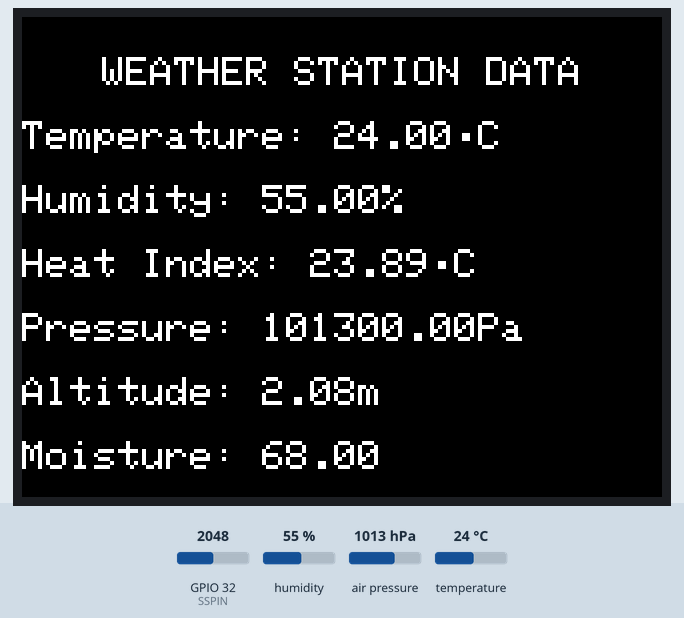
Simulated run of this sketch. Board: ESP32. Parts: 320×240 colour display. The inputs (shaded band) are chosen by the test bench; at power-on: humidity 55 %, air pressure 1013 hPa, GPIO 32 (SSPIN) = 2048, temperature 24 °C. WiFi joins after 1.5 s; servers stay silent unless stated; the local clock reads 2024-03-15 10:24:30 at power-on unless the sketch sets it; random numbers use the default seed unless the sketch sets one; no MQTT or app messages arrive unless stated; what the sketch prints to the serial monitor is not drawn.

Above: at 9.5 s.
9.6 s: humidity set to 22 %
At 11.1 s:
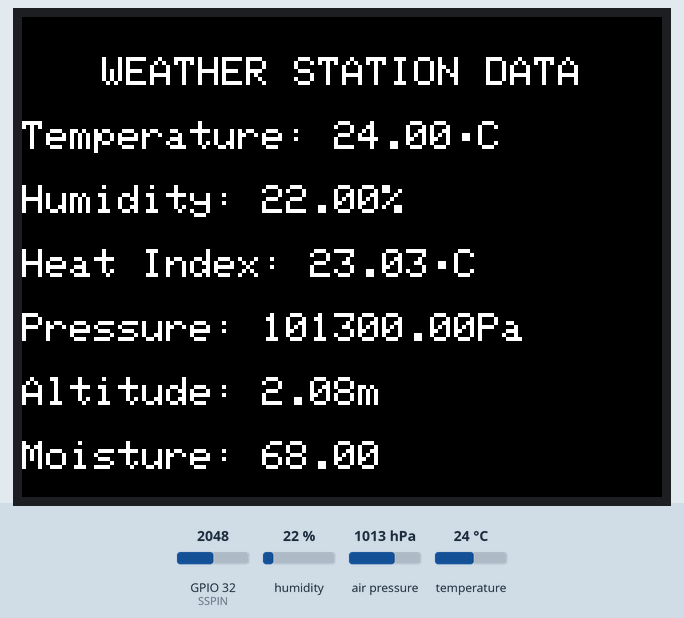
12.0 s: air pressure set to 952 hPa
At 13.7 s:
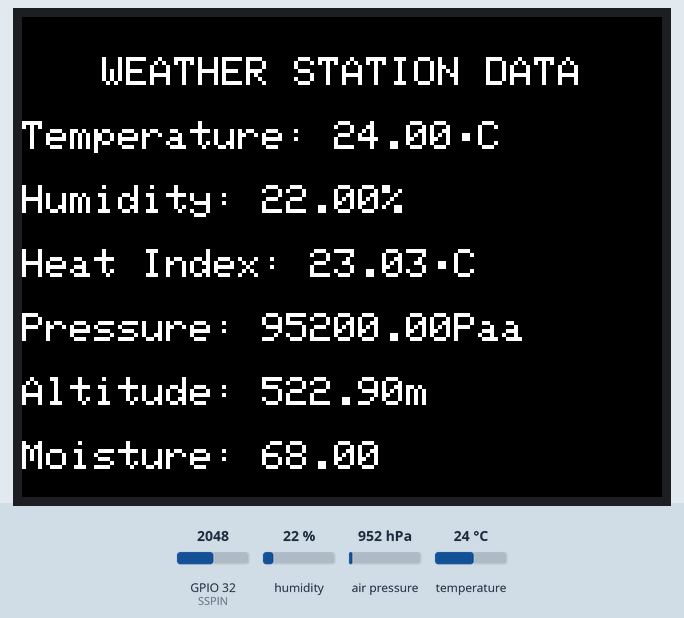
14.2 s: GPIO 32 (SSPIN) set to 2866
16.3 s: temperature set to 12 °C
At 17.9 s:
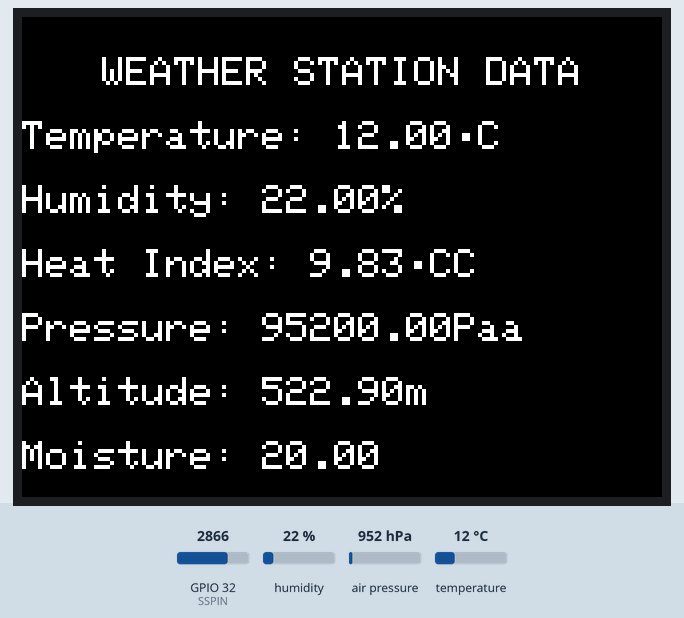
18.4 s: air pressure set to 975 hPa
At 20.3 s:
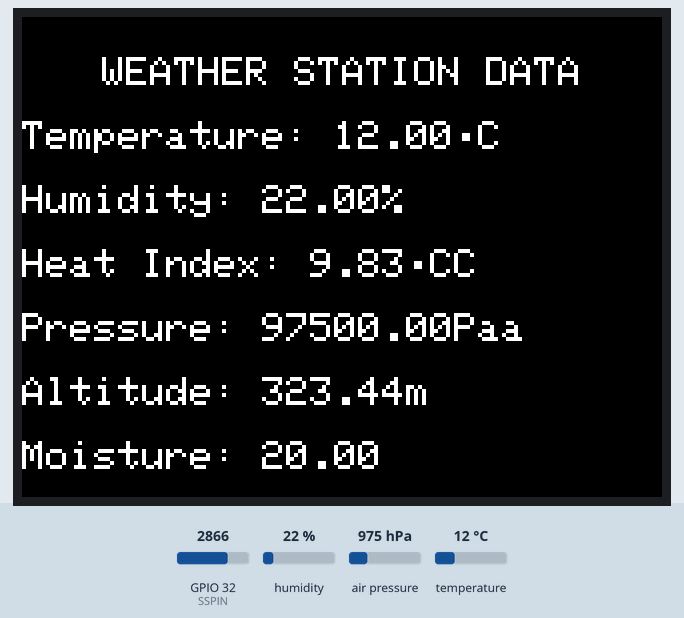
20.6 s: GPIO 32 (SSPIN) set to 3972
At 21.6 s:
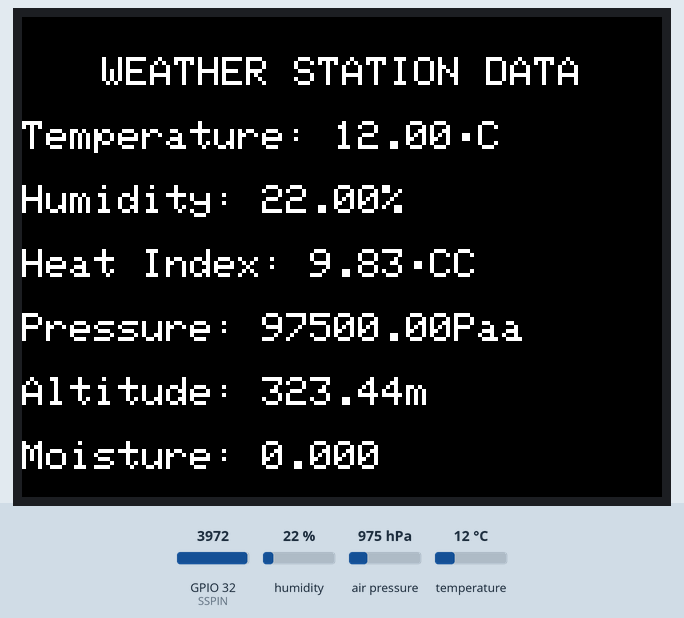
Timing chart, 0 to 23.6 s (numbered marks = the images above; inputs shaded):
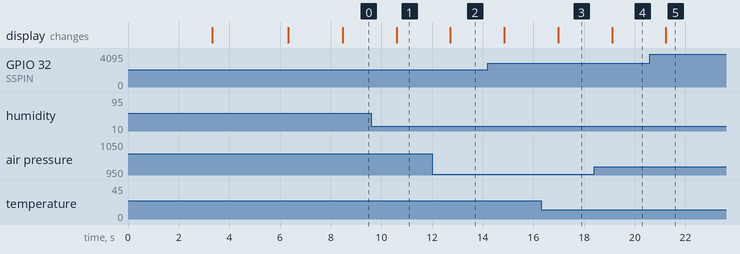

Measured:
- after the input at 9.6 s, the display: changes after 1.0 s (image 1)
- after the input at 12.0 s, the display: changes after 0.73 s (image 2)
- after the input at 16.3 s, the display: changes after 0.68 s (image 3)
- after the input at 18.4 s, the display: changes after 0.71 s (image 4)
- after the input at 20.6 s, the display: changes after 0.63 s (image 5)

The sketch:

weather_station.ino
```cpp
//##################################################################################################################
//##                                      ELET2415 DATA ACQUISITION SYSTEM CODE                                   ##
//##                                                                                                              ##
//##################################################################################################################

// LIBRARY IMPORTS
#include <rom/rtc.h>
#include <math.h>  // https://www.tutorialspoint.com/c_standard_library/math_h.htm
#include <ctype.h>

// ADD YOUR IMPORTS HERE
#include <PubSubClient.h>
#include "DHT.h"
#include <SPI.h>
#include "Adafruit_GFX.h"
#include "Adafruit_ILI9341.h"
#include <Wire.h>
#include <Adafruit_BMP280.h>


#ifndef _WIFI_H
#include <WiFi.h>
#endif

#ifndef STDLIB_H
#include <stdlib.h>
#endif

#ifndef STDIO_H
#include <stdio.h>
#endif

#ifndef ARDUINO_H
#include <Arduino.h>
#endif

#ifndef ARDUINOJSON_H
#include <ArduinoJson.h>
#endif


// DEFINE VARIABLES
#define ARDUINOJSON_USE_DOUBLE      1
const int dry = 3200; // value for dry sensor
const int wet = 1500; // value for wet sensor


// DEFINE THE CONTROL PINS FOR THE DHT22
#define DHTPIN 4
#define DHTTYPE DHT22

// DEFINE BMP280 PINS
#define BMP280_ADDRESS 0x76


// DEFINE SOIL SENSOR PINS
#define SSPIN 32

// DEFINE TFT PINS
#define TFT_DC    17
#define TFT_CS    5
#define TFT_RST   16
#define TFT_CLK   18
#define TFT_MOSI  23
#define TFT_MISO  19


// WiFi
const char *ssid = "MonaConnect"; // Enter your WiFi name
const char *password = "";  // Enter WiFi password

// MQTT Broker
const char *mqtt_server = "broker.emqx.io";
static const char* pubtopic       = "620164419";                    // Add your ID number here
static const char* subtopic[]     = {"620164419_sub","/elet2415"};  // Array of Topics(Strings) to subscribe to
const char *mqtt_username = "emqx";
const char *mqtt_password = "public";
const int mqtt_port = 1883;


// TASK HANDLES
TaskHandle_t xMQTT_Connect          = NULL;
TaskHandle_t xNTPHandle             = NULL;
TaskHandle_t xLOOPHandle            = NULL;
TaskHandle_t xUpdateHandle          = NULL;
TaskHandle_t xButtonCheckeHandle    = NULL;

// FUNCTION DECLARATION
void checkHEAP(const char* Name);   // RETURN REMAINING HEAP SIZE FOR A TASK
void initMQTT(void);                // CONFIG AND INITIALIZE MQTT PROTOCOL
unsigned long getTimeStamp(void);   // GET 10 DIGIT TIMESTAMP FOR CURRENT TIME
void callback(char* topic, byte* payload, unsigned int length);
void initialize(void);
bool publish(const char *topic, const char *payload); // PUBLISH MQTT MESSAGE(PAYLOAD) TO A TOPIC
void vButtonCheck( void * pvParameters );
void vUpdate( void * pvParameters );
bool isNumber(double number);


/* Declare your functions below */


/* Init class Instances for the DHT22 etcc */
DHT dht(DHTPIN, DHTTYPE);
Adafruit_BMP280 bmp; // I2C
Adafruit_ILI9341 tft = Adafruit_ILI9341(TFT_CS, TFT_DC, TFT_MOSI, TFT_CLK, TFT_RST, TFT_MISO);


//############### IMPORT HEADER FILES ##################
#ifndef NTP_H
#include "NTP.h"
#endif

#ifndef MQTT_H
#include "mqtt.h"
#endif

// Temporary Variables

void setup() {
  Serial.begin(115200);  // INIT SERIAL

  // INITIALIZE ALL SENSORS AND DEVICES

  Serial.println(F("DHT22 test!"));
  dht.begin();

  while ( !Serial ) delay(100);   // wait for native usb
  Serial.println(F("BMP280 test"));
  unsigned status;
  status = bmp.begin(BMP280_ADDRESS);
  if (!status) {
    Serial.println(F("Could not find a valid BMP280 sensor, check wiring or "
                      "try a different address!"));
    Serial.print("SensorID was: 0x"); Serial.println(bmp.sensorID(),16);
    Serial.print("        ID of 0xFF probably means a bad address, a BMP 180 or BMP 085\n");
    Serial.print("   ID of 0x56-0x58 represents a BMP 280,\n");
    Serial.print("        ID of 0x60 represents a BME 280.\n");
    Serial.print("        ID of 0x61 represents a BME 680.\n");
    while (1) delay(10);
  }

  bmp.setSampling(Adafruit_BMP280::MODE_NORMAL,     /* Operating Mode. */
                  Adafruit_BMP280::SAMPLING_X2,     /* Temp. oversampling */
                  Adafruit_BMP280::SAMPLING_X16,    /* Pressure oversampling */
                  Adafruit_BMP280::FILTER_X16,      /* Filtering. */
                  Adafruit_BMP280::STANDBY_MS_500); /* Standby time. */

  tft.begin();
  tft.setRotation(1);
  tft.fillScreen(ILI9341_BLACK);
  tft.setTextColor(ILI9341_WHITE, ILI9341_BLACK);
  tft.setTextSize(2);


  int16_t x1, y1;
  uint16_t w, h;
  const char *welcomeText = "Welcome Toff";
  tft.getTextBounds(welcomeText, 0, 0, &x1, &y1, &w, &h);
  int x_center = 160 - (w / 2);
  tft.setCursor(x_center, 80);
  tft.print(welcomeText);

    // Smaller font for "here is the weather data for today"
  tft.setTextSize(1);
  const char *subText = "Here is the weather data for today";
  tft.getTextBounds(subText, 0, 0, &x1, &y1, &w, &h);
  x_center = 160 - (w / 2);
  tft.setCursor(x_center, 110);
  tft.print(subText);
  delay(3000);
  tft.fillScreen(ILI9341_BLACK);

  int16_t x2, y2;
  uint16_t w1, h1;
  tft.setTextSize(2);
  tft.setTextColor(ILI9341_GREEN, ILI9341_BLACK);
  const char *Loading = "Loading...";

  tft.getTextBounds(Loading, 0, 0, &x2, &y2, &w1, &h1);
  int x_center1 = 160 - (w1 / 2);
  tft.setCursor(x_center1, 80);
  tft.print(Loading);


  delay(3000); // Show welcome screen for 3 seconds

    // Clear the screen
  tft.fillScreen(ILI9341_BLACK);
  tft.setTextColor(ILI9341_WHITE, ILI9341_BLACK);

  /* Add all other necessary sensor Initializations and Configurations here */
  //pinMode(SSPIN,INPUT_PULLUP);

  initialize();     // INIT WIFI, MQTT & NTP
  // vButtonCheckFunction(); // UNCOMMENT IF USING BUTTONS INT THIS LAB, THEN ADD LOGIC FOR INTERFACING WITH BUTTONS IN THE vButtonCheck FUNCTION
}


void loop() {
  // put your main code here, to run repeatedly:
  vTaskDelay(1000 / portTICK_PERIOD_MS);
}


//####################################################################
//#                          UTIL FUNCTIONS                          #
//####################################################################
void vButtonCheck( void * pvParameters )  {
  configASSERT( ( ( uint32_t ) pvParameters ) == 1 );

  for( ;; ) {
    // Add code here to check if a button(S) is pressed
    // then execute appropriate function if a button is pressed

    vTaskDelay(200 / portTICK_PERIOD_MS);
  }
}

void vUpdate( void * pvParameters )  {
  configASSERT( ( ( uint32_t ) pvParameters ) == 1 );
  for( ;; ) {
    // #######################################################
    // ## This function must PUBLISH to topic every second. ##
    // #######################################################

    // 1. Read Humidity and save in variable below
    double h = dht.readHumidity();

    // 2. Read temperature as Celsius   and save in variable below
    double t = dht.readTemperature();

    double p = bmp.readPressure();

    double a = bmp.readAltitude(1013.25);

    double m = analogRead(SSPIN);

    double moisturePercentage = map(m, wet, dry, 100, 0); // Calculate moisture percentage

    if (moisturePercentage > 100){
      moisturePercentage = 100;
    }
    else if(moisturePercentage < 0){
      moisturePercentage = 0;
    }

    // if (isnan(h) || isnan(t) || isnan(p) || isnan(a) || isnan(m)) {
    //   Serial.println(F("Failed to read from sensor!"));
    //   return;
    // }

    if (!isnan(t)){
      double hic = dht.computeHeatIndex(t, h, false);
      // ##Publish update according to ‘{"id": "student_id", "timestamp": 1702212234, "temperature": 30, "humidity":90, "heatindex": 30}’

      // 1. Create JSon object
      JsonDocument doc; // Create JSon object

      // 2. Create message buffer/array to store serialized JSON object
      char message[1100]  = {0};

      // 3. Add key:value pairs to JSon object based on above schema
      doc["id"]         = "620164419";
      doc["timestamp"]  = getTimeStamp();
      doc["temperature"]     = t;
      doc["humidity"]       = h;
      doc["heatindex"]       = hic;
      doc["pressure"]       = p;
      doc["altitude"]       = a;
      doc["moisture"]       = moisturePercentage;

      // 4. Seralize / Covert JSon object to JSon string and store in message array
      serializeJson(doc, message);
      publish("topic", message);
      // 5. Publish message to a topic sobscribed to by both backend and frontend
      if(mqtt.connected() ){
        //Serial.print("I am publishing to the back adn frontend");
        publish(pubtopic, message);
      }
      //Serial.print("I am recieving data");
      Serial.print(F("Humidity: "));
      Serial.print(h);
      Serial.print(F("%  Temperature: "));
      Serial.print(t);
      Serial.print(F("°C  Heat index: "));
      Serial.print(hic);
      Serial.print(F("°C  Pressure: "));
      Serial.print(p);
      Serial.print(F("Pa  Approx altitude: "));
      Serial.print(a); /* Adjusted to local forecast! */
      Serial.print(F("m  Moisture: "));
      Serial.print(moisturePercentage);
      Serial.println("");

      tft.setCursor(40, 20);
      tft.print("WEATHER STATION DATA");
      tft.println();
      tft.println();
      //Print Temperature
      tft.print("Temperature: ");
      tft.print(t);
      tft.write(0xF8);
      tft.print("C");
      tft.println();
      tft.println();

      //Print Humidity
      tft.print("Humidity: ");
      tft.print(h);
      tft.write(0x25);
      tft.println();
      tft.println();

      //Print Heat Index
      tft.print("Heat Index: ");
      tft.print(hic);
      tft.write(0xF8);
      tft.print("C");
      tft.println();
      tft.println();

      //Print Pressure
      tft.print("Pressure: ");
      tft.print(p);
      tft.print("Pa");
      tft.println();
      tft.println();

      //Print Altitude
      tft.print("Altitude: ");
      tft.print(a);
      tft.print("m");
      tft.println();
      tft.println();

      //Print Moisture
      tft.print("Moisture: ");
      tft.print(moisturePercentage);
      tft.print("");
      tft.println();
    }


    vTaskDelay(1000 / portTICK_PERIOD_MS);
  }
}


unsigned long getTimeStamp(void) {
  // RETURNS 10 DIGIT TIMESTAMP REPRESENTING CURRENT TIME
  time_t now;
  time(&now); // Retrieve time[Timestamp] from system and save to &now variable
  return now;
}


void callback(char* topic, byte* payload, unsigned int length) {
  // ############## MQTT CALLBACK  ######################################
  // RUNS WHENEVER A MESSAGE IS RECEIVED ON A TOPIC SUBSCRIBED TO

  Serial.printf("\nMessage received : ( topic: %s ) \n",topic );
  char *received = new char[length + 1] {0};

  for (int i = 0; i < length; i++) {
    received[i] = (char)payload[i];
  }

  // PRINT RECEIVED MESSAGE
  Serial.printf("Payload : %s \n",received);


  // CONVERT MESSAGE TO JSON
  JsonDocument doc;
  DeserializationError error = deserializeJson(doc, received);

  if (error) {
    Serial.print("deserializeJson() failed: ");
    Serial.println(error.c_str());
    return;
  }


}

bool publish(const char *topic, const char *payload){
  bool res = false;
  try{
    res = mqtt.publish(topic,payload);
    // Serial.printf("\nres : %d\n",res);
    if(!res){
      res = false;
      throw false;
    }
  }
  catch(...){
  Serial.printf("\nError (%d) >> Unable to publish message\n", res);
  }
  return res;
}


//***** Complete the util functions below ******
```

NTP.h
```cpp
//#############################################################################################
//#                                                                                           #
//#                                      NTP HEADER FILE                                      #
//#                                                                                           #
//#############################################################################################

/*
          GOAL
1. Maintain accurate date and time regardless of internet connectivity

          TASKS
1. Get current date and time from NTP server and then adjust ESP32's system time, every minute once there is internet connectivity
2. Update system time from SPIFFS after a restart
3. Update SPIFFS from system time every minute
4. Publish timestampUpdate to PI every minute once PI is ON
5. Print date and time every minute

*/

#ifndef _NTP_H
#define _NTP_H 1
#endif

#ifndef _WIFI_H
#include <WiFi.h>
#endif

#ifndef _TIME_H
#include "time.h"
#endif

#ifndef _SNTP_H
#include "sntp.h"
#endif


// HELP FULL WEBPAGES
// https://www.tutorialspoint.com/c_standard_library/c_function_strftime.htm
// https://pubs.opengroup.org/onlinepubs/009695399/basedefs/time.h.html
// https://pubs.opengroup.org/onlinepubs/9699919799/    Search usine keyword "time" in searchbox
// https://www.epochconverter.com/programming/c
// https://www.timeanddate.com/worldclock/jamaica/kingston
// https://pubs.opengroup.org/onlinepubs/7908799/xsh/systime.h.html
// https://www.gnu.org/software/libc/manual/html_node/TZ-Variable.html
// https://forum.arduino.cc/t/esp32-settimeofday-functionality-giving-odd-results/676136

class Ntp {

  private:
          const char* ntpServer           = "north-america.pool.ntp.org";  //"pool.ntp.org";
          const char* ntpServer1          = "pool.ntp.org";
          const char* ntpServer2          = "time.nist.gov";
          const long  gmtOffset_sec       = -5*3600;
          const int   daylightOffset_sec  = 0;
          int         currenttime         = 0;
          const char* time_zone           = "EST+5EDT,M3.2.0/2,M11.1.0/2"; //"CET-1CEST,M3.5.0,M10.5.0/3";  // TimeZone rule for Europe/Rome including daylight adjustment rules (optional)


  public:
        unsigned long epochTime;
        Ntp(const char* process){
          Serial.println(process);
        }

        static void printLocalTime(){
            struct tm timeinfo;
            if(!getLocalTime(&timeinfo)){
              Serial.println("No time available (yet)");
              return;
            }
            // Serial.println(&timeinfo, "%A, %B %d %Y %H:%M:%S");
             Serial.println(&timeinfo, "%B %d, %Y    %I:%M %p");
        }

        // Callback function (get's called when time adjusts via NTP)
        static void timeavailable(struct timeval *t) {
          Serial.println("Got time adjustment from NTP!");
          printLocalTime();
        }

        unsigned long getTime(){
          // RETURNS TIMESTAMP FOR CURRENT TIME FROM NTP SERVER
              time_t now;
              struct tm timeinfo;

              // get time from ntp server first and save to system
              if (!getLocalTime(&timeinfo)) {
                Serial.println("Failed to obtain time, NTP");
                return(0);
              }
              // Serial.println(&timeinfo, "%B %d, %Y    %I:%M %p");
              // Retrieve time[Timestamp] from system and save to &now variable
              time(&now);
              return now;
        }

        unsigned long getTimeStamp(void){
            // RETURNS 10 DIGIT TIMESTAMP REPRESENTING CURRENT TIME
            time_t now;
            time(&now); // Retrieve time[Timestamp] from system and save to &now variable
            return now;
        }

        void setup(){
            // set notification call-back function
            sntp_set_time_sync_notification_cb( timeavailable );
            /**
              * NTP server address could be aquired via DHCP,
              *
              * NOTE: This call should be made BEFORE esp32 aquires IP address via DHCP,
              * otherwise SNTP option 42 would be rejected by default.
              * NOTE: configTime() function call if made AFTER DHCP-client run
              * will OVERRIDE aquired NTP server address
              */
            sntp_servermode_dhcp(1);    // (optional)
            /**
            * This will set configured ntp servers and constant TimeZone/daylightOffset
            * should be OK if your time zone does not need to adjust daylightOffset twice a year,
            * in such a case time adjustment won't be handled automagicaly.
            */
            // configTime(gmtOffset_sec, daylightOffset_sec, ntpServer1, ntpServer2);
            configTzTime(this->time_zone, ntpServer1, ntpServer2);
        }


};


// NTP TASK
void vNTP( void * pvParameters ) {
  configASSERT( ( ( uint32_t ) pvParameters ) == 1 );
  Ntp NTP = Ntp("NTP PROTOCOL INITIATED"); // Instatiate NTP Class
  NTP.setup(); // Config NTP

 for( ;; ) {
      // NTP.printLocalTime();     // it will take some time to sync time :)
      // NTP.getTime();
      // checkHEAP("NTP");
      vTaskDelay(60000 / portTICK_PERIOD_MS);  // DELAY FOR 5 SECONDS
    }
 }


// Function that creates a task.
void vNTPFunction( void ) {
    BaseType_t xReturned;

    // Create the task, storing the handle.
    xReturned = xTaskCreatePinnedToCore(
                    vNTP,               // Function that implements the task.
                    "NTP Protocol",     // Text name for the task.
                    1500,               // Stack size (Bytes in ESP32, words in Vanilla FreeRTOS)
                    ( void * ) 1,       // Parameter passed into the task.
                    12,                  // Priority at which the task is created.
                    &xNTPHandle,        // Used to pass out the created task's handle.
                    1);                 // ESP Core to run task on.

    if( xReturned == pdPASS ) {
      // The task was created.  Use the task's handle to delete the task.
      //  Serial.println("NTP PROTOCOL TASK CREATED");
    }
    else {
       Serial.println("UNABLE TO CREATE NTP PROTOCOL TASK");
    }
}
```

Source omitted: mqtt.h (10265 bytes)
